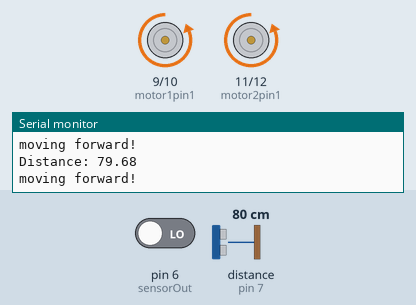
Simulated run of this sketch. Board: Arduino Uno, built with avr-gcc and run on an emulated ATmega328P. Parts: motor-driver pin pairs drawn as motors (green arrow = first pin HIGH = forward, orange = second pin HIGH = backward, longer = more drive), the last lines printed to the serial monitor. Wiring (inferred from the names in the program): ultrasonic range finder: trigger pin 8; echo pin 7. The inputs (shaded band) are chosen by the test bench; at power-on: distance to the obstacle (sensor on pin 7) 80 cm, pin 6 (sensorOut) LOW. The echo pulse lasts 58.3 µs per cm.

Above: at 1.2 s.
1.3 s: distance to the obstacle (sensor on pin 7) set to 32 cm
2.8 s: distance to the obstacle (sensor on pin 7) set to 25 cm
At 3.3 s:
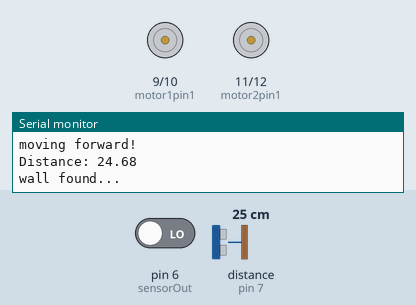
At 20.02 s:
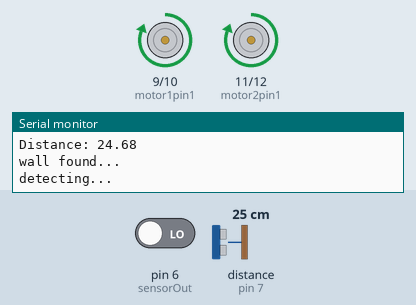
Timing chart, 0 to 21.3 s (numbered marks = the images above; inputs shaded):
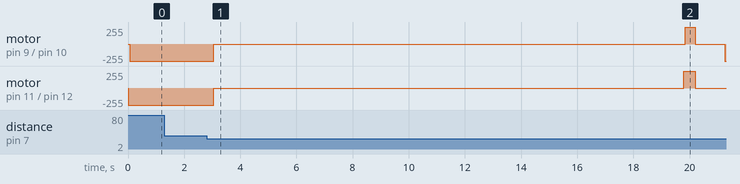

Measured:
- the behaviour switches between 29 and 28 cm on distance to the obstacle (sensor on pin 7) (found by bisection; images 0 and 1)
- after the input at 2.8 s, motor on pin 9 (motor1pin1) / pin 10 (motor1pin2): backward 255/255 → stopped after 0.25 s, → forward 255/255 16.8 s later, → stopped 0.35 s later, → backward 255/255 1.1 s later; motor on pin 11 (motor2pin1) / pin 12 (motor2pin2): backward 255/255 → stopped after 0.25 s, → forward 255/255 16.8 s later, → stopped 0.40 s later

The sketch:

challenge2.ino
```cpp
/*********
  functionality attributed to:
  Rui Santos
  Complete project details at https://randomnerdtutorials.com

  logic made by us :>
*********/
#include <Servo.h>
#include <stdbool.h>

int ultra_echo = 7;
int ultra_trig = 8;
float duration, distance;


int motor1pin1 = 9;
int motor1pin2 = 10;
int motor2pin1 = 11;
int motor2pin2 = 12;


int servo = 13;

// TCS230 or TCS3200 pins wiring to Arduino
#define S0 2
#define S1 3
#define S2 4
#define S3 5
#define sensorOut 6

void goForward();
void goBackward();
void turnLeft();
void turnRight();
void stop();
void checkColour();
int getMedian(int arr[], int size);

int wallThreshold = 28;

// Stores frequency read by the photodiodes
int redFrequency = 0;
int greenFrequency = 0;
int blueFrequency = 0;
char currentColour = '\0';

// Stores the red. green and blue colors
int redColour = 0;
int greenColour = 0;
int blueColour = 0;
int blackThreshold = 1000;
bool atStart = true;

void setup() {
  // Setting the outputs
  pinMode(S0, OUTPUT);
  pinMode(S1, OUTPUT);
  pinMode(S2, OUTPUT);
  pinMode(S3, OUTPUT);

  // Setting the sensorOut as an input
  pinMode(sensorOut, INPUT);

  // Setting frequency scaling to 20%
  digitalWrite(S0,HIGH);
  digitalWrite(S1,LOW);

  // Begins serial communication
  Serial.begin(9600);

  // ultrasensor
  pinMode(ultra_trig, OUTPUT);
  pinMode(ultra_echo, INPUT);

// motor
  pinMode(motor1pin1, OUTPUT);
  pinMode(motor1pin2, OUTPUT);
  pinMode(motor2pin1, OUTPUT);
  pinMode(motor2pin2, OUTPUT);
}

void loop() {
  digitalWrite(ultra_trig, LOW);
  delayMicroseconds(10);
  digitalWrite(ultra_trig, HIGH);
  delayMicroseconds(10);
  digitalWrite(ultra_trig, LOW);

  duration = pulseIn(ultra_echo, HIGH);
  distance = (duration*.0343)/2;

  Serial.print("Distance: ");
  Serial.println(distance); //loop it to get rid of noise
  if (distance <= wallThreshold){
    Serial.println("wall found...");
    stop();
    Serial.println("detecting...");
    checkColour();
    atStart = false;
    if (currentColour == 'o'){
      stop();
      Serial.println("reached end!");
      delay(100000);
    }
  }
  else if (currentColour == 'n') {
      delay(100);
  }
  else {
    goForward();
    Serial.println("moving forward!");
    delay(50);
  }
}

void checkColour() {
    const int numSamples = 5;  // Number of readings to reduce noise
    int redSamples[numSamples], greenSamples[numSamples], blueSamples[numSamples];

    // Take multiple samples for each color
    for (int i = 0; i < numSamples; i++) {
        // Read Red
        digitalWrite(S2, LOW);
        digitalWrite(S3, LOW);
        redSamples[i] = pulseIn(sensorOut, LOW);
        delay(50);  // Short delay to stabilize sensor

        // Read Green
        digitalWrite(S2, HIGH);
        digitalWrite(S3, HIGH);
        greenSamples[i] = pulseIn(sensorOut, LOW);
        delay(50);

        // Read Blue
        digitalWrite(S2, LOW);
        digitalWrite(S3, HIGH);
        blueSamples[i] = pulseIn(sensorOut, LOW);
        delay(50);
    }

    // Get the median values to filter out noise
    int redFrequency = getMedian(redSamples, numSamples);
    int greenFrequency = getMedian(greenSamples, numSamples);
    int blueFrequency = getMedian(blueSamples, numSamples);

    // Map the frequency values to color intensity (0-255)
    int redColour = map(redFrequency, 180, 600, 255, 0);
    int greenColour = map(greenFrequency, 310, 700, 255, 0);
    int blueColour = map(blueFrequency, 210, 670, 255, 0);

    // Determine the detected color
    if (redColour > greenColour && redColour > blueColour) {
        currentColour = 'r';  // U-Turn
        digitalWrite(motor2pin1, HIGH);
        digitalWrite(motor2pin2, LOW);
        delay(50);
        digitalWrite(motor1pin1, HIGH);
        digitalWrite(motor1pin2, LOW);
        delay(350);
        stop();
        delay(50);

        uTurn();
        Serial.println("u-turn!");
    }
    else if (blueColour > redColour && blueColour > greenColour) {
        currentColour = 'b';  // Turn Left
        digitalWrite(motor2pin1, HIGH);
        digitalWrite(motor2pin2, LOW);
        delay(50);
        digitalWrite(motor1pin1, HIGH);
        digitalWrite(motor1pin2, LOW);
        delay(350);
        stop();
        delay(50);

        turnLeft();

        Serial.println("turn left!");
    }
    else if (greenColour > redColour && greenColour > blueColour) {
        currentColour = 'g';  // Turn Right
        digitalWrite(motor2pin1, HIGH);
        digitalWrite(motor2pin2, LOW);
        delay(50);
        digitalWrite(motor1pin1, HIGH);
        digitalWrite(motor1pin2, LOW);
        delay(350);
        stop();
        delay(50);

        turnRight();
        Serial.println("turn right!");
    }
    else if (greenFrequency > blackThreshold && blueFrequency > blackThreshold && redFrequency > 450) {
        currentColour = 'o';  // Black detected
    }
    else {
      currentColour = 'n';
      Serial.println("nahhh bro u trollin");
    }
}
int getMedian(int arr[], int size) {
    for (int i = 0; i < size - 1; i++) {
        for (int j = i + 1; j < size; j++) {
            if (arr[j] < arr[i]) {
                int temp = arr[i];
                arr[i] = arr[j];
                arr[j] = temp;
            }
        }
    }
    return arr[size / 2];  // Return the median value
}

void stop() {
  digitalWrite(motor2pin1, LOW);
  digitalWrite(motor2pin2, LOW);

  digitalWrite(motor1pin1, LOW);
  digitalWrite(motor1pin2, LOW);
  delay(1000);
}

void turnRight() {
  // Turns the left wheel
  digitalWrite(motor1pin1, LOW);
  digitalWrite(motor1pin2, HIGH);
  delay(1100);
  stop();
}

void turnLeft() {
  digitalWrite(motor2pin1, LOW);
  digitalWrite(motor2pin2, HIGH);
  delay(1200);
  stop();
}

void goBackward() {
  digitalWrite(motor2pin1, HIGH);
  digitalWrite(motor2pin2, LOW);
  delay(50);
  digitalWrite(motor1pin1, HIGH);
  digitalWrite(motor1pin2, LOW);
  delay(1000);
}

void goForward() {
  digitalWrite(motor2pin1, LOW);
  digitalWrite(motor2pin2, HIGH);
  delay(50);
  digitalWrite(motor1pin1, LOW);
  digitalWrite(motor1pin2, HIGH);
  delay(200);
}

void uTurn() {
  digitalWrite(motor2pin1, LOW);
  digitalWrite(motor2pin2, HIGH);
  delay(50);
  digitalWrite(motor1pin1, HIGH);
  digitalWrite(motor1pin2, LOW);
  delay(1250);
}
```
